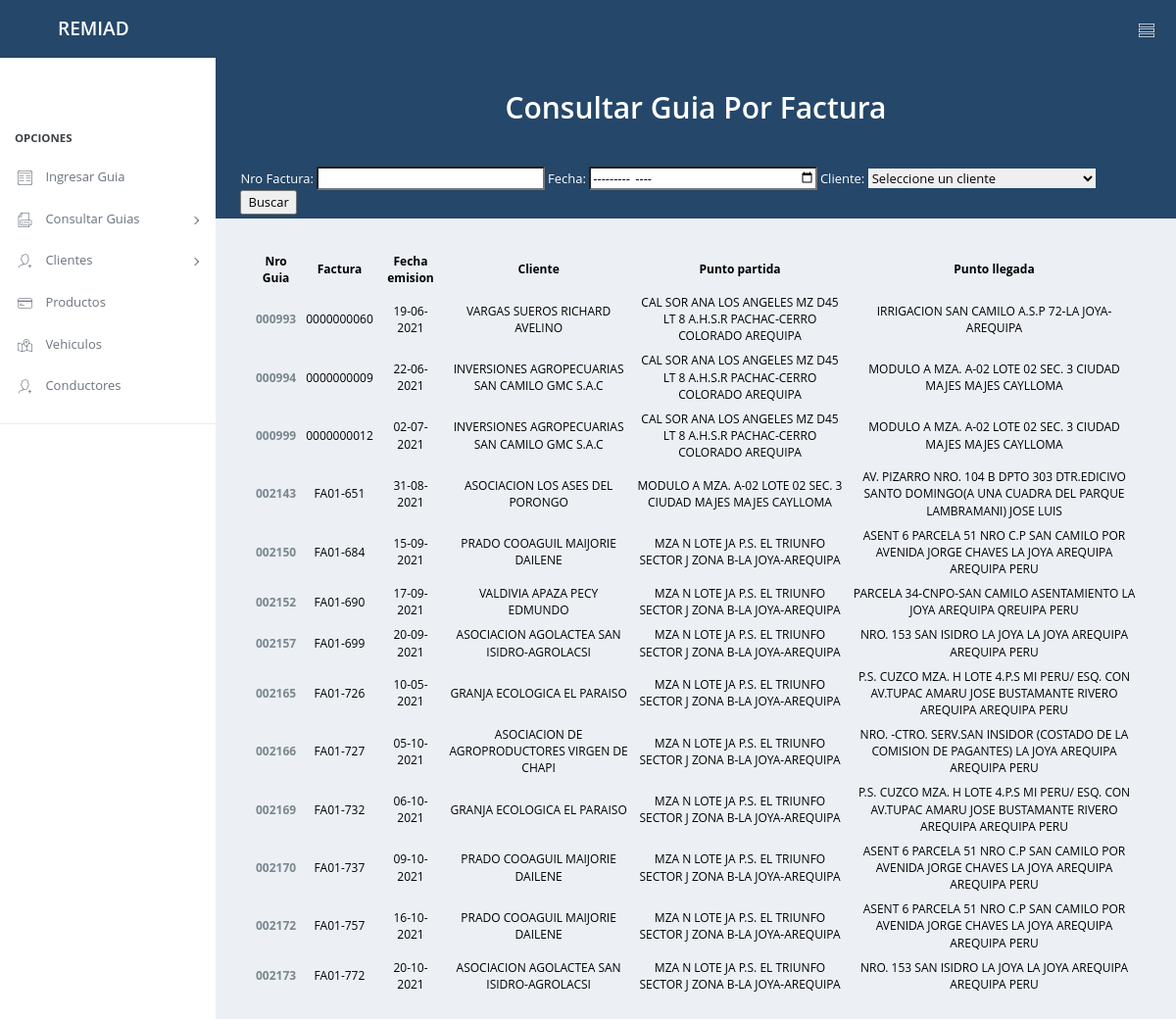
Page /?ctrl=guias&acc=listarFactura on the committed database.
### tables this page shows
create table Guia_Remision(
	Nro_Guia char(11) primary key,
    FE_Año char(4) not null,
    FE_Dia char(2) not null,
    FE_Mes char(2) not null,
    FT_Año char(4) not null,
    FT_Dia char(2) not null,
    FT_Mes char(2) not null,
    Cod_Punto_Partida int not null,
    Cod_Punto_Llegada int not null,
    Nro_Licencia char(9)null,
    Placa varchar(7),
    Ruc_Transportista char(11),
    Cod_Tipo_Comprobante  int,
    Cod_Motivo_Traslado  int not null,
    Firma_Responsable boolean not null,
    Firma_Cliente boolean not null,
    Nombre_Conf_Cliente varchar(15),
    Nro_Factura char(12),
    Nro_Boleta char(12),
    RUC char(11),
    Dni_Cliente char(8),
	foreign key (Cod_Punto_Partida) references Direcciones(Codigo),
    foreign key (Cod_Punto_Llegada) references Direcciones(Codigo),
    foreign key (Nro_Licencia) references Transportista(Licencia_Conducir),
    foreign key (Placa) references Vehiculo(Placa),
    foreign key (Ruc_Transportista) references Empresa_Transportista(RUC),
    foreign key (Cod_Tipo_Comprobante) references Tipo_Comprobante(Codigo),
    foreign key (Cod_Motivo_Traslado) references Motivo_Traslado(Codigo),
    foreign key (Nro_Factura) references Factura(Nro_Factura),
    foreign key (Nro_Boleta) references Boleta(Nro_Boleta),
    foreign key (RUC) references Cliente_juridico(RUC),
    foreign key (Dni_Cliente) references Cliente_Natural(DNI)
);

CREATE TABLE Cliente_juridico(
	RUC char(11) PRIMARY KEY,
	Cod_Domicilio_Fiscal int not null,
    Nombre_Empresa varchar(50) not null,
    foreign key (Cod_Domicilio_Fiscal) references Direcciones(Codigo)
);

CREATE TABLE Direcciones(
	Codigo int auto_increment primary key,
    Direccion varchar(120) not null
);

### controllers/guiasController.php (called while the page is built, shortened)
<?php
    require_once('./models/GuiaDeRemisionModel.php');
    class GuiasController
    {
        public function listarFactura()
        {
            $data=[];
            if($_GET){
                $guia=new Guia_remision();
                $data=$guia->getGuiasFactura();
            }
            require_once('./views/Guia/GuiaFactura.php');
        }
    }
?>

### router.php (called while the page is built, shortened)
<?php
    $controladorPaginas = new $objNameController();
    $controladorPaginas->$action();
?>

### index.php (called while the page is built, shortened)
<?php
    require_once("views/index.php");
?>

### dbConnection.php (called while the page is built)
<?php
     class BD{
        private static $instancia=NULL;
         public static function crearInstancia()
         {
             if(!isset(self::$instancia))
             {
                 $opcionesPDO[PDO::ATTR_ERRMODE]=PDO::ERRMODE_EXCEPTION;
                 self::$instancia= new PDO('mysql:host=localhost;dbname=bd_guia_remision','root','',$opcionesPDO);
             }
             return self::$instancia;
         }
     }
?>

### models/GuiaDeRemisionModel.php (called while the page is built, shortened)
<?php
	include_once("./dbConnection.php");
	class Guia_remision {
		private $db;
		public function __construct(){
			$this->db = BD::crearInstancia();
		}
		public function getGuiasFactura()
		{
			$sql = "call sp_lista_guia_remision_factura();";
			$resultado = $this->db->query($sql);
			while ($row = $resultado->fetch(PDO::FETCH_ASSOC))
			{
				$Guia_remision[] = $row;
			}
			return $Guia_remision;
		}
	}
?>

### views/Guia/GuiaFactura.php (the view, shortened to what this page needs)
 <link rel="stylesheet" href="css/table.css">
<div id="page-head">
    <div >
        <h3 style="font-size:30px" class="pad-all text-center">Consultar Guia Por Factura</h3>
		<form action="./?ctrl=guias&acc=facturaFiltrar" method="POST" class="form-filtro">
            Nro Factura: <input type="text" name="fNroFactura" style="color:black" autocomplete="off">
            Fecha: <input type="month" name="fFecha" id="Fecha_Emision" style="color:black">
            Cliente: <select name="fCliente" style="color:black">
            <option value="" selected disabled>Seleccione un cliente</option>
            </select>
            <button type="submit" style="color:black">Buscar</button>
        </form>
    </div>
</div>
<div id="page-content">
  <div class="pad-all text-center">
        <table width="100%">
            <thead>
                <tr>
                    <th>Nro Guia</th>
                    <th>Factura</th>
                    <th>Fecha emision</th>
                    <th>Cliente</th>
                    <th>Punto partida</th>
                    <th>Punto llegada</th>
                </tr>
            </thead>
            <tbody>
                <?php
                    foreach ($data as $dato) {
                            echo "<tr>";
                            echo "<td><b><a href='./?ctrl=guias&acc=detalle&nro=".$dato['Nro_Guia']."'>".$dato["Nro_Guia"]."</a></b></td>";
                            echo "<td>" . $dato["numero_factura"] . "</td>";
                            echo "<td>" . $dato["Fecha emision"] . "</td>";
                            echo "<td>" . $dato["Cliente juridico"] . "</td>";
                            echo "<td>" . $dato["Punto partida"] . "</td>";
                            echo "<td>" . $dato["Punto llegada"] . "</td>";
                            echo "</tr>";
                        }
                        ?>
            </tbody>
        </table>
    </div>
</div>
</div>

### css/style.css (style rules this page uses)
table { font-size:12px; border-collapse: collapse; width: 100%; }
table th { text-align: center; }
table td,th { padding: 4px; }
.form-filtro { padding: 0% 2.6%; }
.form-filtro input { width: 25%; }
.form-filtro select { width: 25%; }
.nueva-guia-grid-container .grid-item input,select { border:none; outline: none; color:black; }
.nueva-guia-grid-container .grid-item:nth-child(2) label,input { width: 98%; }
.nueva-guia-grid-container .grid-item:nth-child(3) label,select,input { width: 98%; }
.nueva-guia-grid-container .grid-item:nth-child(4) label,select,input { width: 98%; }
.nueva-guia-grid-container .grid-item:nth-child(5) label,select,input { width: 98%; }
.nueva-guia-grid-container .grid-item:nth-child(6) label,select,input { width: 98%; }
.nueva-guia-grid-container .grid-item:nth-child(7) label,select,input { width: 98%; }
.nueva-guia-grid-container .grid-item:nth-child(8) label input,select { width: 100%; }
.nueva-guia-grid-container .grid-item:nth-child(10) label input,select { width: 100%; }
.nueva-guia-grid-container .grid-item:nth-child(12) label,input { width: 98%; }

### css/table.css (style rules this page uses)
th { text-align: center; }

### rows in the picture
guia_remision: Nro_Guia "000993", Nro_Factura "0000000060", Fecha "19-06-2021", RUC.Nombre_Empresa "VARGAS SUEROS RICHARD AVELINO", Cod_Punto_Llegada.Direccion "CAL SOR ANA LOS ANGELES MZ D45 LT 8 A.H.S.R PACHAC-CERRO COLORADO AREQUIPA", Cod_Punto_Llegada.Direccion "IRRIGACION SAN CAMILO A.S.P 72-LA JOYA-AREQUIPA"
guia_remision: Nro_Guia "000994", Nro_Factura "0000000009", Fecha "22-06-2021", RUC.Nombre_Empresa "INVERSIONES AGROPECUARIAS SAN CAMILO GMC S.A.C", Cod_Punto_Llegada.Direccion "CAL SOR ANA LOS ANGELES MZ D45 LT 8 A.H.S.R PACHAC-CERRO COLORADO AREQUIPA", Cod_Punto_Llegada.Direccion "MODULO A MZA. A-02 LOTE 02 SEC. 3 CIUDAD MAJES MAJES CAYLLOMA"
guia_remision: Nro_Guia "000999", Nro_Factura "0000000012", Fecha "02-07-2021", RUC.Nombre_Empresa "INVERSIONES AGROPECUARIAS SAN CAMILO GMC S.A.C", Cod_Punto_Llegada.Direccion "CAL SOR ANA LOS ANGELES MZ D45 LT 8 A.H.S.R PACHAC-CERRO COLORADO AREQUIPA", Cod_Punto_Llegada.Direccion "MODULO A MZA. A-02 LOTE 02 SEC. 3 CIUDAD MAJES MAJES CAYLLOMA"
guia_remision: Nro_Guia "002143", Nro_Factura "FA01-651", Fecha "31-08-2021", RUC.Nombre_Empresa "ASOCIACION LOS ASES DEL PORONGO", Cod_Punto_Llegada.Direccion "MODULO A MZA. A-02 LOTE 02 SEC. 3 CIUDAD MAJES MAJES CAYLLOMA", Cod_Punto_Llegada.Direccion "AV. PIZARRO NRO. 104 B DPTO 303 DTR.EDICIVO SANTO DOMINGO(A UNA CUADRA DEL PARQUE LAMBRAMANI) JOSE LUIS"
guia_remision: Nro_Guia "002150", Nro_Factura "FA01-684", Fecha "15-09-2021", RUC.Nombre_Empresa "PRADO COOAGUIL MAIJORIE DAILENE", Cod_Punto_Llegada.Direccion "MZA N LOTE JA P.S. EL TRIUNFO SECTOR J ZONA B-LA JOYA-AREQUIPA", Cod_Punto_Llegada.Direccion "ASENT 6 PARCELA 51 NRO C.P SAN CAMILO POR AVENIDA JORGE CHAVES LA JOYA AREQUIPA AREQUIPA PERU"
guia_remision: Nro_Guia "002152", Nro_Factura "FA01-690", Fecha "17-09-2021", RUC.Nombre_Empresa "VALDIVIA APAZA PECY EDMUNDO", Cod_Punto_Llegada.Direccion "MZA N LOTE JA P.S. EL TRIUNFO SECTOR J ZONA B-LA JOYA-AREQUIPA", Cod_Punto_Llegada.Direccion "PARCELA 34-CNPO-SAN CAMILO ASENTAMIENTO LA JOYA AREQUIPA QREUIPA PERU"
guia_remision: Nro_Guia "002157", Nro_Factura "FA01-699", Fecha "20-09-2021", RUC.Nombre_Empresa "ASOCIACION AGOLACTEA SAN ISIDRO-AGROLACSI", Cod_Punto_Llegada.Direccion "MZA N LOTE JA P.S. EL TRIUNFO SECTOR J ZONA B-LA JOYA-AREQUIPA", Cod_Punto_Llegada.Direccion "NRO. 153 SAN ISIDRO LA JOYA LA JOYA AREQUIPA AREQUIPA PERU"
guia_remision: Nro_Guia "002165", Nro_Factura "FA01-726", Fecha "10-05-2021", RUC.Nombre_Empresa "GRANJA ECOLOGICA EL PARAISO", Cod_Punto_Llegada.Direccion "MZA N LOTE JA P.S. EL TRIUNFO SECTOR J ZONA B-LA JOYA-AREQUIPA", Cod_Punto_Llegada.Direccion "P.S. CUZCO MZA. H LOTE 4.P.S MI PERU/ ESQ. CON AV.TUPAC AMARU JOSE BUSTAMANTE RIVERO AREQUIPA AREQUIPA PERU"
guia_remision: Nro_Guia "002166", Nro_Factura "FA01-727", Fecha "05-10-2021", RUC.Nombre_Empresa "ASOCIACION DE AGROPRODUCTORES VIRGEN DE CHAPI", Cod_Punto_Llegada.Direccion "MZA N LOTE JA P.S. EL TRIUNFO SECTOR J ZONA B-LA JOYA-AREQUIPA", Cod_Punto_Llegada.Direccion "NRO. -CTRO. SERV.SAN INSIDOR (COSTADO DE LA COMISION DE PAGANTES) LA JOYA AREQUIPA AREQUIPA PERU"
guia_remision: Nro_Guia "002169", Nro_Factura "FA01-732", Fecha "06-10-2021", RUC.Nombre_Empresa "GRANJA ECOLOGICA EL PARAISO", Cod_Punto_Llegada.Direccion "MZA N LOTE JA P.S. EL TRIUNFO SECTOR J ZONA B-LA JOYA-AREQUIPA", Cod_Punto_Llegada.Direccion "P.S. CUZCO MZA. H LOTE 4.P.S MI PERU/ ESQ. CON AV.TUPAC AMARU JOSE BUSTAMANTE RIVERO AREQUIPA AREQUIPA PERU"
guia_remision: Nro_Guia "002170", Nro_Factura "FA01-737", Fecha "09-10-2021", RUC.Nombre_Empresa "PRADO COOAGUIL MAIJORIE DAILENE", Cod_Punto_Llegada.Direccion "MZA N LOTE JA P.S. EL TRIUNFO SECTOR J ZONA B-LA JOYA-AREQUIPA", Cod_Punto_Llegada.Direccion "ASENT 6 PARCELA 51 NRO C.P SAN CAMILO POR AVENIDA JORGE CHAVES LA JOYA AREQUIPA AREQUIPA PERU"
guia_remision: Nro_Guia "002172", Nro_Factura "FA01-757", Fecha "16-10-2021", RUC.Nombre_Empresa "PRADO COOAGUIL MAIJORIE DAILENE", Cod_Punto_Llegada.Direccion "MZA N LOTE JA P.S. EL TRIUNFO SECTOR J ZONA B-LA JOYA-AREQUIPA", Cod_Punto_Llegada.Direccion "ASENT 6 PARCELA 51 NRO C.P SAN CAMILO POR AVENIDA JORGE CHAVES LA JOYA AREQUIPA AREQUIPA PERU"
guia_remision: Nro_Guia "002173", Nro_Factura "FA01-772", Fecha "20-10-2021", RUC.Nombre_Empresa "ASOCIACION AGOLACTEA SAN ISIDRO-AGROLACSI", Cod_Punto_Llegada.Direccion "MZA N LOTE JA P.S. EL TRIUNFO SECTOR J ZONA B-LA JOYA-AREQUIPA", Cod_Punto_Llegada.Direccion "NRO. 153 SAN ISIDRO LA JOYA LA JOYA AREQUIPA AREQUIPA PERU"
